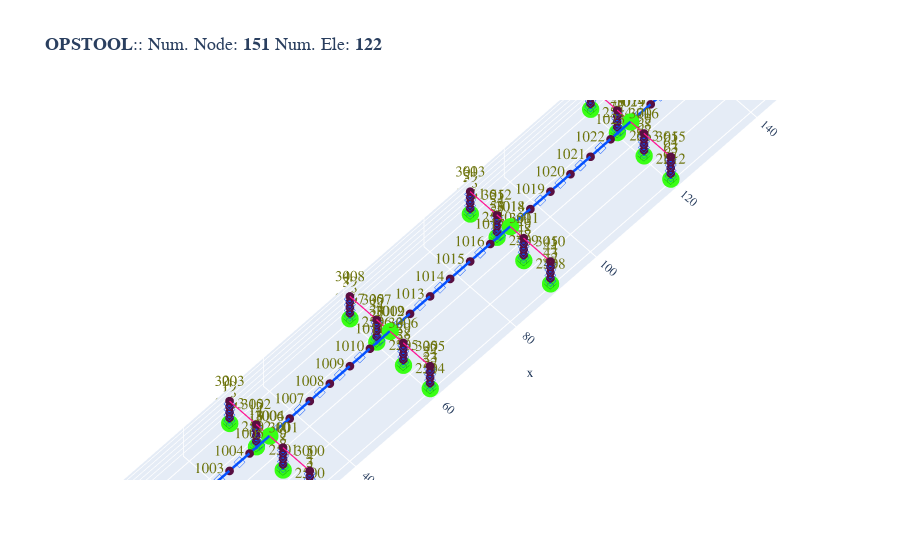

Notebook source saved alongside this figure:
### Markdown cell above
### 桥台

### Code cell
def set_abutment(
    deck_nodes,
    start_node_tag,
    start_ele_tag,
    ssi_mat_tags, ssi_dirs,          # 桥台-地基：土弹簧
    bearing_mat_tags, bearing_dirs,  # 主梁-桥台：支座
    contact_mat_tags, contact_dirs,  # 主梁-桥台：碰撞/限位
    shearkey_mat_tags, shearkey_dirs,# 主梁-桥台：剪力键
    x_tol=1e-9
):
    # 识别首尾主梁节点：x最小和x最大；若同x取|y|最小
    tags = [n for row in deck_nodes for n in row]
    xyz  = {n: ops.nodeCoord(n) for n in tags}
    left  = min(tags, key=lambda n: (xyz[n][0],  abs(xyz[n][1])))
    right = max(tags, key=lambda n: (xyz[n][0], -abs(xyz[n][1])))


    tnode = int(start_node_tag)
    tele  = int(start_ele_tag)

    res = {
        "deck_end_nodes": {"left": left, "right": right},
        "abutment_nodes": {},     # 桥台节点
        "foundation_nodes": {},   # 地基节点
        "ssi_elements": [],       # 桥台-地基
        "bearing_elements": [],   # 主梁-桥台 支座
        "contact_elements": [],   # 主梁-桥台 碰撞
        "shearkey_elements": []   # 主梁-桥台 剪力键
    }

    for side, dn in (("left", left), ("right", right)):
        x, y, z = xyz[dn]

        abut = tnode; tnode += 1
        base = tnode; tnode += 1
        ops.node(abut, x, y, z)
        ops.node(base, x, y, z)
        ops.fix(base, 1, 1, 1, 1, 1, 1)

        # 桥台-地基：SSI
        ops.element('zeroLength', tele, abut, base,
                    '-mat', *ssi_mat_tags, '-dir', *ssi_dirs)
        res["ssi_elements"].append(tele); tele += 1

        # 主梁-桥台：支座
        ops.element('zeroLength', tele, dn, abut,
                    '-mat', *bearing_mat_tags, '-dir', *bearing_dirs)
        res["bearing_elements"].append(tele); tele += 1

        # 主梁-桥台：碰撞/限位
        ops.element('zeroLength', tele, dn, abut,
                    '-mat', *contact_mat_tags, '-dir', *contact_dirs)
        res["contact_elements"].append(tele); tele += 1

        # 主梁-桥台：剪力键
        ops.element('zeroLength', tele, dn, abut,
                    '-mat', *shearkey_mat_tags, '-dir', *shearkey_dirs)
        res["shearkey_elements"].append(tele); tele += 1

        res["abutment_nodes"][side] = abut
        res["foundation_nodes"][side] = base

    return res


abutment_res = set_abutment(deck_nodes = deck_res["deck_nodes"],
                            start_node_tag = 5000,
                            start_ele_tag  = 5000,
                            ssi_mat_tags = (7,), ssi_dirs = (1,),          # 桥台-地基：土弹簧
                            bearing_mat_tags = (4,5,6), bearing_dirs = (1,2,3),  # 主梁-桥台：支座
                            contact_mat_tags = (8,), contact_dirs = (1,),  # 主梁-桥台：碰撞/限位
                            shearkey_mat_tags = (9,), shearkey_dirs = (2,),# 主梁-桥台：剪力键
                            x_tol=1e-9
                            )

opsvis.plot_model(show_node_numbering=True)

### Figure 1 — Plotly figure (JSON) as saved in the notebook; plotly's stock layout.template omitted (floating-point values rounded to 4 significant figures; data arrays with more than 128 entries replaced by an {"elided": "..."} marker saying what was removed)
{"data": [{"connectgaps": false, "hoverinfo": "skip", "line": {"color": "#0652ff", "width": 5}, "mode": "lines", "name": "ForceBeamColumn3d", "type": "scatter3d", "x": {"elided": "192 float values"}, "y": {"elided": "192 float values"}, "z": {"elided": "192 float values"}}, {"connectgaps": false, "hoverinfo": "skip", "line": {"color": "#0652ff", "width": 5}, "mode": "lines", "name": "ElasticBeam3d", "type": "scatter3d", "x": [0.0, 5.0, NaN, 5.0, 10.0, NaN, 10.0, 15.0, NaN, 15.0, 20.0, NaN, 20.0, 25.0, NaN, 25.0, 30.0, NaN, 30.0, 35.0, NaN, 35.0, 40.0, NaN, 40.0, 45.0, NaN, 45.0, 50.0, NaN, 50.0, 55.0, NaN, 55.0, 60.0, NaN, 60.0, 65.0, NaN, 65.0, 70.0, NaN, 70.0, 75.0, NaN, 75.0, 80.0, NaN, 80.0, 85.0, NaN, 85.0, 90.0, NaN, 90.0, 95.0, NaN, 95.0, 100.0, NaN, 100.0, 105.0, NaN, 105.0, 110.0, NaN, 110.0, 115.0, NaN, 115.0, 120.0, NaN, 120.0, 125.0, NaN, 125.0, 130.0, NaN, 130.0, 135.0, NaN, 135.0, 140.0, NaN, 140.0, 145.0, NaN, 145.0, 150.0, NaN], "y": [0.0, 0.0, NaN, 0.0, 0.0, NaN, 0.0, 0.0, NaN, 0.0, 0.0, NaN, 0.0, 0.0, NaN, 0.0, 0.0, NaN, 0.0, 0.0, NaN, 0.0, 0.0, NaN, 0.0, 0.0, NaN, 0.0, 0.0, NaN, 0.0, 0.0, NaN, 0.0, 0.0, NaN, 0.0, 0.0, NaN, 0.0, 0.0, NaN, 0.0, 0.0, NaN, 0.0, 0.0, NaN, 0.0, 0.0, NaN, 0.0, 0.0, NaN, 0.0, 0.0, NaN, 0.0, 0.0, NaN, 0.0, 0.0, NaN, 0.0, 0.0, NaN, 0.0, 0.0, NaN, 0.0, 0.0, NaN, 0.0, 0.0, NaN, 0.0, 0.0, NaN, 0.0, 0.0, NaN, 0.0, 0.0, NaN, 0.0, 0.0, NaN, 0.0, 0.0, NaN], "z": [8.0, 8.0, NaN, 8.0, 8.0, NaN, 8.0, 8.0, NaN, 8.0, 8.0, NaN, 8.0, 8.0, NaN, 8.0, 8.0, NaN, 8.0, 8.0, NaN, 8.0, 8.0, NaN, 8.0, 8.0, NaN, 8.0, 8.0, NaN, 8.0, 8.0, NaN, 8.0, 8.0, NaN, 8.0, 8.0, NaN, 8.0, 8.0, NaN, 8.0, 8.0, NaN, 8.0, 8.0, NaN, 8.0, 8.0, NaN, 8.0, 8.0, NaN, 8.0, 8.0, NaN, 8.0, 8.0, NaN, 8.0, 8.0, NaN, 8.0, 8.0, NaN, 8.0, 8.0, NaN, 8.0, 8.0, NaN, 8.0, 8.0, NaN, 8.0, 8.0, NaN, 8.0, 8.0, NaN, 8.0, 8.0, NaN, 8.0, 8.0, NaN, 8.0, 8.0, NaN]}, {"connectgaps": false, "hoverinfo": "skip", "line": {"color": "#39FF14", "width": 5}, "mode": "lines", "name": "ZeroLength", "type": "scatter3d", "x": [30.0, 30.0, NaN, 30.0, 30.0, NaN, 30.0, 30.0, NaN, 30.0, 30.0, NaN, 60.0, 60.0, NaN, 60.0, 60.0, NaN, 60.0, 60.0, NaN, 60.0, 60.0, NaN, 90.0, 90.0, NaN, 90.0, 90.0, NaN, 90.0, 90.0, NaN, 90.0, 90.0, NaN, 120.0, 120.0, NaN, 120.0, 120.0, NaN, 120.0, 120.0, NaN, 120.0, 120.0, NaN, 30.0, 30.0, NaN, 60.0, 60.0, NaN, 90.0, 90.0, NaN, 120.0, 120.0, NaN, 0.0, 0.0, NaN, 0.0, 0.0, NaN, 0.0, 0.0, NaN, 0.0, 0.0, NaN, 150.0, 150.0, NaN, 150.0, 150.0, NaN, 150.0, 150.0, NaN, 150.0, 150.0, NaN], "y": [-10.0, -10.0, NaN, -3.333, -3.333, NaN, 3.333, 3.333, NaN, 10.0, 10.0, NaN, -10.0, -10.0, NaN, -3.333, -3.333, NaN, 3.333, 3.333, NaN, 10.0, 10.0, NaN, -10.0, -10.0, NaN, -3.333, -3.333, NaN, 3.333, 3.333, NaN, 10.0, 10.0, NaN, -10.0, -10.0, NaN, -3.333, -3.333, NaN, 3.333, 3.333, NaN, 10.0, 10.0, NaN, 0.0, 0.0, NaN, 0.0, 0.0, NaN, 0.0, 0.0, NaN, 0.0, 0.0, NaN, 0.0, 0.0, NaN, 0.0, 0.0, NaN, 0.0, 0.0, NaN, 0.0, 0.0, NaN, 0.0, 0.0, NaN, 0.0, 0.0, NaN, 0.0, 0.0, NaN, 0.0, 0.0, NaN], "z": [0.0, 0.0, NaN, 0.0, 0.0, NaN, 0.0, 0.0, NaN, 0.0, 0.0, NaN, 0.0, 0.0, NaN, 0.0, 0.0, NaN, 0.0, 0.0, NaN, 0.0, 0.0, NaN, 0.0, 0.0, NaN, 0.0, 0.0, NaN, 0.0, 0.0, NaN, 0.0, 0.0, NaN, 0.0, 0.0, NaN, 0.0, 0.0, NaN, 0.0, 0.0, NaN, 0.0, 0.0, NaN, 8.0, 8.0, NaN, 8.0, 8.0, NaN, 8.0, 8.0, NaN, 8.0, 8.0, NaN, 8.0, 8.0, NaN, 8.0, 8.0, NaN, 8.0, 8.0, NaN, 8.0, 8.0, NaN, 8.0, 8.0, NaN, 8.0, 8.0, NaN, 8.0, 8.0, NaN, 8.0, 8.0, NaN]}, {"customdata": ["eleTag: 1<br>connectedNodes:<br> [1 2]", "eleTag: 2<br>connectedNodes:<br> [2 3]", "eleTag: 3<br>connectedNodes:<br> [3 4]", "eleTag: 4<br>connectedNodes:<br> [4 5]", "eleTag: 5<br>connectedNodes:<br> [6 7]", "eleTag: 6<br>connectedNodes:<br> [7 8]", "eleTag: 7<br>connectedNodes:<br> [8 9]", "eleTag: 8<br>connectedNodes:<br> [ 9 10]", "eleTag: 9<br>connectedNodes:<br> [11 12]", "eleTag: 10<br>connectedNodes:<br> [12 13]", "eleTag: 11<br>connectedNodes:<br> [13 14]", "eleTag: 12<br>connectedNodes:<br> [14 15]", "eleTag: 13<br>connectedNodes:<br> [16 17]", "eleTag: 14<br>connectedNodes:<br> [17 18]", "eleTag: 15<br>connectedNodes:<br> [18 19]", "eleTag: 16<br>connectedNodes:<br> [19 20]", "eleTag: 17<br>connectedNodes:<br> [21 22]", "eleTag: 18<br>connectedNodes:<br> [22 23]", "eleTag: 19<br>connectedNodes:<br> [23 24]", "eleTag: 20<br>connectedNodes:<br> [24 25]", "eleTag: 21<br>connectedNodes:<br> [26 27]", "eleTag: 22<br>connectedNodes:<br> [27 28]", "eleTag: 23<br>connectedNodes:<br> [28 29]", "eleTag: 24<br>connectedNodes:<br> [29 30]", "eleTag: 25<br>connectedNodes:<br> [31 32]", "eleTag: 26<br>connectedNodes:<br> [32 33]", "eleTag: 27<br>connectedNodes:<br> [33 34]", "eleTag: 28<br>connectedNodes:<br> [34 35]", "eleTag: 29<br>connectedNodes:<br> [36 37]", "eleTag: 30<br>connectedNodes:<br> [37 38]", "eleTag: 31<br>connectedNodes:<br> [38 39]", "eleTag: 32<br>connectedNodes:<br> [39 40]", "eleTag: 33<br>connectedNodes:<br> [41 42]", "eleTag: 34<br>connectedNodes:<br> [42 43]", "eleTag: 35<br>connectedNodes:<br> [43 44]", "eleTag: 36<br>connectedNodes:<br> [44 45]", "eleTag: 37<br>connectedNodes:<br> [46 47]", "eleTag: 38<br>connectedNodes:<br> [47 48]", "eleTag: 39<br>connectedNodes:<br> [48 49]", "eleTag: 40<br>connectedNodes:<br> [49 50]", "eleTag: 41<br>connectedNodes:<br> [51 52]", "eleTag: 42<br>connectedNodes:<br> [52 53]", "eleTag: 43<br>connectedNodes:<br> [53 54]", "eleTag: 44<br>connectedNodes:<br> [54 55]", "eleTag: 45<br>connectedNodes:<br> [56 57]", "eleTag: 46<br>connectedNodes:<br> [57 58]", "eleTag: 47<br>connectedNodes:<br> [58 59]", "eleTag: 48<br>connectedNodes:<br> [59 60]", "eleTag: 49<br>connectedNodes:<br> [61 62]", "eleTag: 50<br>connectedNodes:<br> [62 63]", "eleTag: 51<br>connectedNodes:<br> [63 64]", "eleTag: 52<br>connectedNodes:<br> [64 65]", "eleTag: 53<br>connectedNodes:<br> [66 67]", "eleTag: 54<br>connectedNodes:<br> [67 68]", "eleTag: 55<br>connectedNodes:<br> [68 69]", "eleTag: 56<br>connectedNodes:<br> [69 70]", "eleTag: 57<br>connectedNodes:<br> [71 72]", "eleTag: 58<br>connectedNodes:<br> [72 73]", "eleTag: 59<br>connectedNodes:<br> [73 74]", "eleTag: 60<br>connectedNodes:<br> [74 75]", "eleTag: 61<br>connectedNodes:<br> [76 77]", "eleTag: 62<br>connectedNodes:<br> [77 78]", "eleTag: 63<br>connectedNodes:<br> [78 79]", "eleTag: 64<br>connectedNodes:<br> [79 80]"], "hovertemplate": "%{customdata}", "marker": {"color": "#0652ff", "size": 3, "symbol": "diamond-open"}, "mode": "markers", "name": "ForceBeamColumn3d", "type": "scatter3d", "x": [30.0, 30.0, 30.0, 30.0, 30.0, 30.0, 30.0, 30.0, 30.0, 30.0, 30.0, 30.0, 30.0, 30.0, 30.0, 30.0, 60.0, 60.0, 60.0, 60.0, 60.0, 60.0, 60.0, 60.0, 60.0, 60.0, 60.0, 60.0, 60.0, 60.0, 60.0, 60.0, 90.0, 90.0, 90.0, 90.0, 90.0, 90.0, 90.0, 90.0, 90.0, 90.0, 90.0, 90.0, 90.0, 90.0, 90.0, 90.0, 120.0, 120.0, 120.0, 120.0, 120.0, 120.0, 120.0, 120.0, 120.0, 120.0, 120.0, 120.0, 120.0, 120.0, 120.0, 120.0], "y": [-10.0, -10.0, -10.0, -10.0, -3.333, -3.333, -3.333, -3.333, 3.333, 3.333, 3.333, 3.333, 10.0, 10.0, 10.0, 10.0, -10.0, -10.0, -10.0, -10.0, -3.333, -3.333, -3.333, -3.333, 3.333, 3.333, 3.333, 3.333, 10.0, 10.0, 10.0, 10.0, -10.0, -10.0, -10.0, -10.0, -3.333, -3.333, -3.333, -3.333, 3.333, 3.333, 3.333, 3.333, 10.0, 10.0, 10.0, 10.0, -10.0, -10.0, -10.0, -10.0, -3.333, -3.333, -3.333, -3.333, 3.333, 3.333, 3.333, 3.333, 10.0, 10.0, 10.0, 10.0], "z": [1.0, 3.0, 5.0, 7.0, 1.0, 3.0, 5.0, 7.0, 1.0, 3.0, 5.0, 7.0, 1.0, 3.0, 5.0, 7.0, 1.0, 3.0, 5.0, 7.0, 1.0, 3.0, 5.0, 7.0, 1.0, 3.0, 5.0, 7.0, 1.0, 3.0, 5.0, 7.0, 1.0, 3.0, 5.0, 7.0, 1.0, 3.0, 5.0, 7.0, 1.0, 3.0, 5.0, 7.0, 1.0, 3.0, 5.0, 7.0, 1.0, 3.0, 5.0, 7.0, 1.0, 3.0, 5.0, 7.0, 1.0, 3.0, 5.0, 7.0, 1.0, 3.0, 5.0, 7.0]}, {"customdata": ["eleTag: 1000<br>connectedNodes:<br> [1000 1001]", "eleTag: 1001<br>connectedNodes:<br> [1001 1002]", "eleTag: 1002<br>connectedNodes:<br> [1002 1003]", "eleTag: 1003<br>connectedNodes:<br> [1003 1004]", "eleTag: 1004<br>connectedNodes:<br> [1004 1005]", "eleTag: 1005<br>connectedNodes:<br> [1005 1006]", "eleTag: 1006<br>connectedNodes:<br> [1006 1007]", "eleTag: 1007<br>connectedNodes:<br> [1007 1008]", "eleTag: 1008<br>connectedNodes:<br> [1008 1009]", "eleTag: 1009<br>connectedNodes:<br> [1009 1010]", "eleTag: 1010<br>connectedNodes:<br> [1010 1011]", "eleTag: 1011<br>connectedNodes:<br> [1011 1012]", "eleTag: 1012<br>connectedNodes:<br> [1012 1013]", "eleTag: 1013<br>connectedNodes:<br> [1013 1014]", "eleTag: 1014<br>connectedNodes:<br> [1014 1015]", "eleTag: 1015<br>connectedNodes:<br> [1015 1016]", "eleTag: 1016<br>connectedNodes:<br> [1016 1017]", "eleTag: 1017<br>connectedNodes:<br> [1017 1018]", "eleTag: 1018<br>connectedNodes:<br> [1018 1019]", "eleTag: 1019<br>connectedNodes:<br> [1019 1020]", "eleTag: 1020<br>connectedNodes:<br> [1020 1021]", "eleTag: 1021<br>connectedNodes:<br> [1021 1022]", "eleTag: 1022<br>connectedNodes:<br> [1022 1023]", "eleTag: 1023<br>connectedNodes:<br> [1023 1024]", "eleTag: 1024<br>connectedNodes:<br> [1024 1025]", "eleTag: 1025<br>connectedNodes:<br> [1025 1026]", "eleTag: 1026<br>connectedNodes:<br> [1026 1027]", "eleTag: 1027<br>connectedNodes:<br> [1027 1028]", "eleTag: 1028<br>connectedNodes:<br> [1028 1029]", "eleTag: 1029<br>connectedNodes:<br> [1029 1030]"], "hovertemplate": "%{customdata}", "marker": {"color": "#0652ff", "size": 3, "symbol": "diamond-open"}, "mode": "markers", "name": "ElasticBeam3d", "type": "scatter3d", "x": [2.5, 7.5, 12.5, 17.5, 22.5, 27.5, 32.5, 37.5, 42.5, 47.5, 52.5, 57.5, 62.5, 67.5, 72.5, 77.5, 82.5, 87.5, 92.5, 97.5, 102.5, 107.5, 112.5, 117.5, 122.5, 127.5, 132.5, 137.5, 142.5, 147.5], "y": [0.0, 0.0, 0.0, 0.0, 0.0, 0.0, 0.0, 0.0, 0.0, 0.0, 0.0, 0.0, 0.0, 0.0, 0.0, 0.0, 0.0, 0.0, 0.0, 0.0, 0.0, 0.0, 0.0, 0.0, 0.0, 0.0, 0.0, 0.0, 0.0, 0.0], "z": [8.0, 8.0, 8.0, 8.0, 8.0, 8.0, 8.0, 8.0, 8.0, 8.0, 8.0, 8.0, 8.0, 8.0, 8.0, 8.0, 8.0, 8.0, 8.0, 8.0, 8.0, 8.0, 8.0, 8.0, 8.0, 8.0, 8.0, 8.0, 8.0, 8.0]}, {"customdata": ["eleTag: 1500<br>connectedNodes:<br> [   1 2500]", "eleTag: 1501<br>connectedNodes:<br> [   6 2501]", "eleTag: 1502<br>connectedNodes:<br> [  11 2502]", "eleTag: 1503<br>connectedNodes:<br> [  16 2503]", "eleTag: 1504<br>connectedNodes:<br> [  21 2504]", "eleTag: 1505<br>connectedNodes:<br> [  26 2505]", "eleTag: 1506<br>connectedNodes:<br> [  31 2506]", "eleTag: 1507<br>connectedNodes:<br> [  36 2507]", "eleTag: 1508<br>connectedNodes:<br> [  41 2508]", "eleTag: 1509<br>connectedNodes:<br> [  46 2509]", "eleTag: 1510<br>connectedNodes:<br> [  51 2510]", "eleTag: 1511<br>connectedNodes:<br> [  56 2511]", "eleTag: 1512<br>connectedNodes:<br> [  61 2512]", "eleTag: 1513<br>connectedNodes:<br> [  66 2513]", "eleTag: 1514<br>connectedNodes:<br> [  71 2514]", "eleTag: 1515<br>connectedNodes:<br> [  76 2515]", "eleTag: 2000<br>connectedNodes:<br> [1006 3004]", "eleTag: 2001<br>connectedNodes:<br> [1012 3009]", "eleTag: 2002<br>connectedNodes:<br> [1018 3014]", "eleTag: 2003<br>connectedNodes:<br> [1024 3019]", "eleTag: 5000<br>connectedNodes:<br> [5000 5001]", "eleTag: 5001<br>connectedNodes:<br> [1000 5000]", "eleTag: 5002<br>connectedNodes:<br> [1000 5000]", "eleTag: 5003<br>connectedNodes:<br> [1000 5000]", "eleTag: 5004<br>connectedNodes:<br> [5002 5003]", "eleTag: 5005<br>connectedNodes:<br> [1030 5002]", "eleTag: 5006<br>connectedNodes:<br> [1030 5002]", "eleTag: 5007<br>connectedNodes:<br> [1030 5002]"], "hovertemplate": "%{customdata}", "marker": {"color": "#39FF14", "size": 3, "symbol": "diamond-open"}, "mode": "markers", "name": "ZeroLength", "type": "scatter3d", "x": [30.0, 30.0, 30.0, 30.0, 60.0, 60.0, 60.0, 60.0, 90.0, 90.0, 90.0, 90.0, 120.0, 120.0, 120.0, 120.0, 30.0, 60.0, 90.0, 120.0, 0.0, 0.0, 0.0, 0.0, 150.0, 150.0, 150.0, 150.0], "y": [-10.0, -3.333, 3.333, 10.0, -10.0, -3.333, 3.333, 10.0, -10.0, -3.333, 3.333, 10.0, -10.0, -3.333, 3.333, 10.0, 0.0, 0.0, 0.0, 0.0, 0.0, 0.0, 0.0, 0.0, 0.0, 0.0, 0.0, 0.0], "z": [0.0, 0.0, 0.0, 0.0, 0.0, 0.0, 0.0, 0.0, 0.0, 0.0, 0.0, 0.0, 0.0, 0.0, 0.0, 0.0, 8.0, 8.0, 8.0, 8.0, 8.0, 8.0, 8.0, 8.0, 8.0, 8.0, 8.0, 8.0]}, {"customdata": {"elided": "151 str values"}, "hovertemplate": "x: %{x}<br>y: %{y}<br>z: %{z} <br>nodeTag: %{customdata}", "marker": {"color": "#580f41", "size": 3, "symbol": "circle"}, "mode": "markers", "name": "Nodes", "type": "scatter3d", "x": {"elided": "151 float values"}, "y": {"elided": "151 float values"}, "z": {"elided": "151 float values"}}, {"mode": "text", "name": "Node Tag", "text": {"elided": "151 str values"}, "textfont": {"color": "#6e750e", "size": 15}, "type": "scatter3d", "x": {"elided": "151 float values"}, "y": {"elided": "151 float values"}, "z": {"elided": "151 float values"}}, {"connectgaps": false, "hoverinfo": "skip", "line": {"color": "#15b01a", "width": 1}, "mode": "lines", "name": "BC", "type": "scatter3d", "x": {"elided": "324 float values"}, "y": {"elided": "324 float values"}, "z": {"elided": "324 float values"}}, {"connectgaps": false, "hoverinfo": "skip", "line": {"color": "#FF1493", "width": 2.5}, "mode": "lines", "name": "mp constraint", "type": "scatter3d", "x": [30.0, 30.0, NaN, 30.0, 30.0, NaN, 30.0, 30.0, NaN, 30.0, 30.0, NaN, 30.0, 30.0, NaN, 30.0, 30.0, NaN, 30.0, 30.0, NaN, 60.0, 60.0, NaN, 60.0, 60.0, NaN, 60.0, 60.0, NaN, 60.0, 60.0, NaN, 60.0, 60.0, NaN, 60.0, 60.0, NaN, 60.0, 60.0, NaN, 90.0, 90.0, NaN, 90.0, 90.0, NaN, 90.0, 90.0, NaN, 90.0, 90.0, NaN, 90.0, 90.0, NaN, 90.0, 90.0, NaN, 90.0, 90.0, NaN, 120.0, 120.0, NaN, 120.0, 120.0, NaN, 120.0, 120.0, NaN, 120.0, 120.0, NaN, 120.0, 120.0, NaN, 120.0, 120.0, NaN, 120.0, 120.0, NaN], "y": [-10.0, -10.0, NaN, -3.333, -3.333, NaN, -3.333, -10.0, NaN, -3.333, 3.333, NaN, -3.333, 10.0, NaN, 3.333, 3.333, NaN, 10.0, 10.0, NaN, -10.0, -10.0, NaN, -3.333, -3.333, NaN, -3.333, -10.0, NaN, -3.333, 3.333, NaN, -3.333, 10.0, NaN, 3.333, 3.333, NaN, 10.0, 10.0, NaN, -10.0, -10.0, NaN, -3.333, -3.333, NaN, -3.333, -10.0, NaN, -3.333, 3.333, NaN, -3.333, 10.0, NaN, 3.333, 3.333, NaN, 10.0, 10.0, NaN, -10.0, -10.0, NaN, -3.333, -3.333, NaN, -3.333, -10.0, NaN, -3.333, 3.333, NaN, -3.333, 10.0, NaN, 3.333, 3.333, NaN, 10.0, 10.0, NaN], "z": [8.0, 8.0, NaN, 8.0, 8.0, NaN, 8.0, 8.0, NaN, 8.0, 8.0, NaN, 8.0, 8.0, NaN, 8.0, 8.0, NaN, 8.0, 8.0, NaN, 8.0, 8.0, NaN, 8.0, 8.0, NaN, 8.0, 8.0, NaN, 8.0, 8.0, NaN, 8.0, 8.0, NaN, 8.0, 8.0, NaN, 8.0, 8.0, NaN, 8.0, 8.0, NaN, 8.0, 8.0, NaN, 8.0, 8.0, NaN, 8.0, 8.0, NaN, 8.0, 8.0, NaN, 8.0, 8.0, NaN, 8.0, 8.0, NaN, 8.0, 8.0, NaN, 8.0, 8.0, NaN, 8.0, 8.0, NaN, 8.0, 8.0, NaN, 8.0, 8.0, NaN, 8.0, 8.0, NaN, 8.0, 8.0, NaN]}, {"hoverinfo": "skip", "marker": {"color": "#39FF14", "size": 6}, "mode": "markers", "type": "scatter3d", "x": [30.0, 30.0, 30.0, 30.0, 60.0, 60.0, 60.0, 60.0, 90.0, 90.0, 90.0, 90.0, 120.0, 120.0, 120.0, 120.0, 30.0, 60.0, 90.0, 120.0, 0.0, 0.0, 0.0, 0.0, 150.0, 150.0, 150.0, 150.0], "y": [-10.0, -3.333, 3.333, 10.0, -10.0, -3.333, 3.333, 10.0, -10.0, -3.333, 3.333, 10.0, -10.0, -3.333, 3.333, 10.0, 0.0, 0.0, 0.0, 0.0, 0.0, 0.0, 0.0, 0.0, 0.0, 0.0, 0.0, 0.0], "z": [0.0, 0.0, 0.0, 0.0, 0.0, 0.0, 0.0, 0.0, 0.0, 0.0, 0.0, 0.0, 0.0, 0.0, 0.0, 0.0, 8.0, 8.0, 8.0, 8.0, 8.0, 8.0, 8.0, 8.0, 8.0, 8.0, 8.0, 8.0]}], "layout": {"autosize": true, "font": {"family": "Arial, sans-serif"}, "scene": {"aspectmode": "data", "camera": {"eye": {"x": -300, "y": -300, "z": 750}, "projection": {"type": "orthographic"}}, "xaxis": {"showgrid": true, "visible": true, "zeroline": true}, "yaxis": {"showgrid": true, "visible": true, "zeroline": true}, "zaxis": {"showgrid": true, "visible": true, "zeroline": true}}, "showlegend": false, "title": {"font": {"family": "courier", "size": 18}, "text": "<b>OPSTOOL</b>:: Num. Node: <b>151</b> Num. Ele: <b>122</b>"}}}
